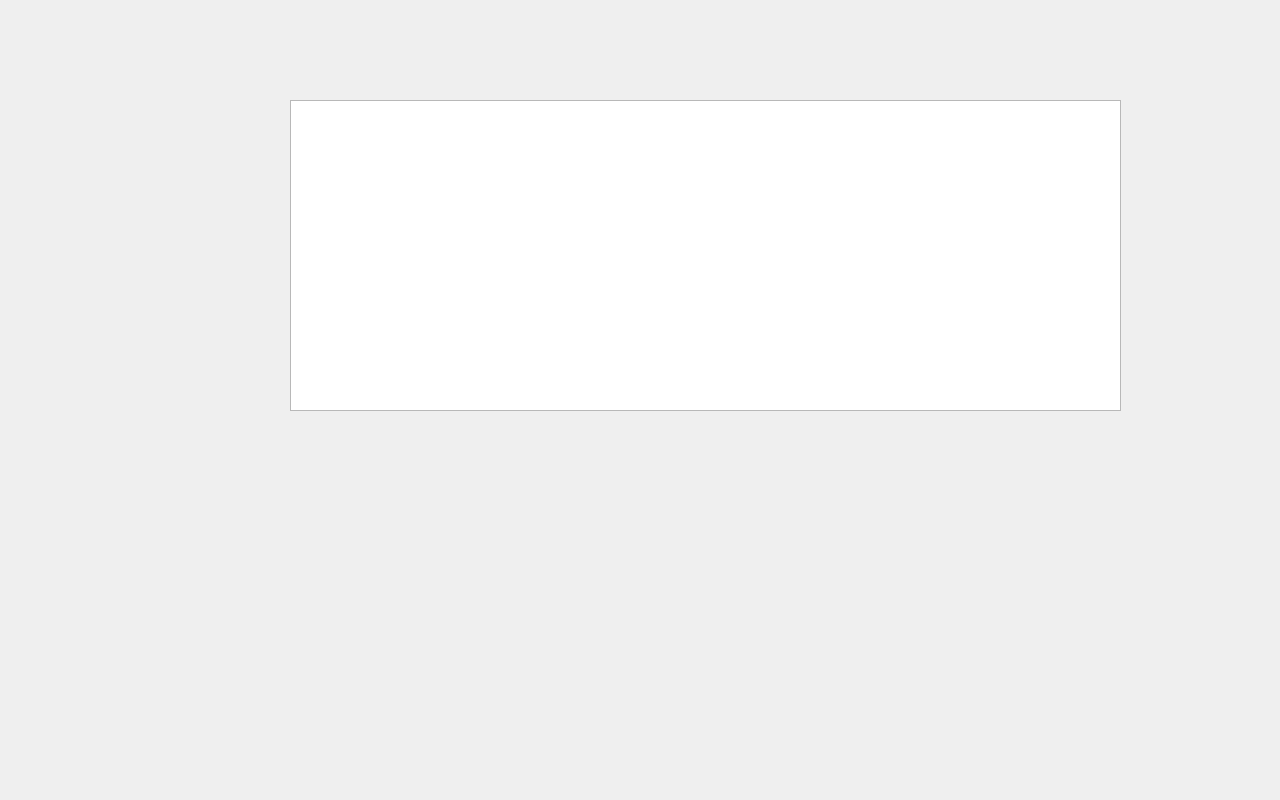
<?xml version="1.0" encoding="UTF-8"?>
<ui version="4.0">
 <class>test</class>
 <widget class="QWidget" name="test">
  <property name="geometry">
   <rect>
    <x>0</x>
    <y>0</y>
    <width>1280</width>
    <height>800</height>
   </rect>
  </property>
  <property name="font">
   <font>
    <family>WenQuanYi Micro Hei</family>
    <pointsize>18</pointsize>
   </font>
  </property>
  <property name="windowTitle">
   <string>Form</string>
  </property>
  <widget class="QGraphicsView" name="graphicsView">
   <property name="geometry">
    <rect>
     <x>290</x>
     <y>100</y>
     <width>831</width>
     <height>311</height>
    </rect>
   </property>
  </widget>
 </widget>
 <resources/>
 <connections/>
</ui>
